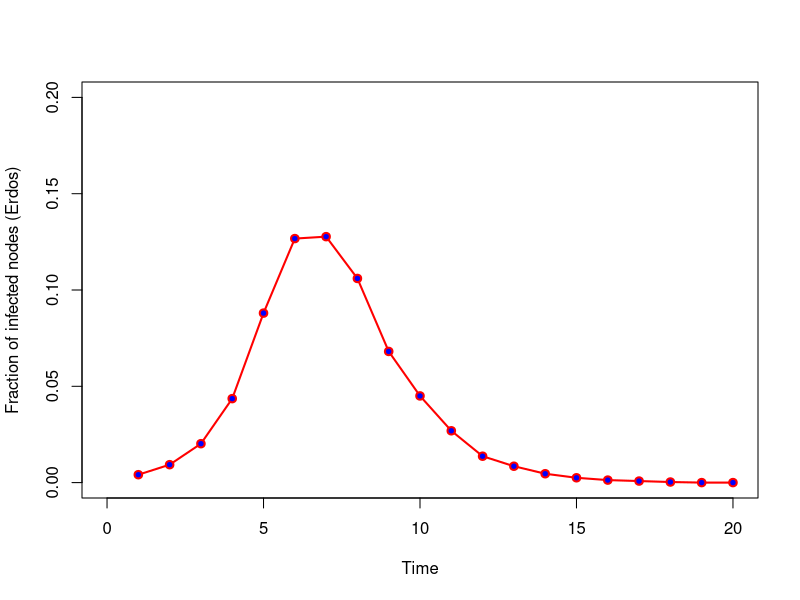

The R script that drew this image:
closeAllConnections()
graphics.off()
rm(list=ls()) #clear all variables

library(igraph)

#### MODEL PARAMETERS ####
N = 1000; #number of nodes
av.dg = 8; #average degree
m = av.dg/2; # parameter of the BA model
p = av.dg/N # probability in the ER model


#Barabasi network
#G <- barabasi.game(N, m = av.dg/2, directed = FALSE)
#Erdos Networks
G <- erdos.renyi.game(N,p, type =c("gnp"))

#### SIR MODEL ####
# states: S:0 I:1 R:2
## Parameters of the SIR model
mu = 1 # probability of recovering
beta = 0.4 # probability of transmission

targetnodes = seq(1,10) # node that will be used as the seed nodes
Tmax = 20
Ninf = matrix(0,nrow = length(targetnodes), ncol = Tmax) # matrix that stores the number of infected nodes at each time step
# Ninf[i,t] yields the number of infected nodes at time t when the infection starts on i
for(i in targetnodes){
  # is the seed node
  vstates = matrix(0, nrow = N, ncol = 1)
  print(paste('seed:', i))
  vstates[i] = 1
  vinfected = which(vstates %in% 1)
  t = 1
  #imm = sample(1:N, 10) #vaccination
  #vstates[imm] = 2
  while(length(vinfected) > 0){ # while there are infected nodes
    vinfected = which(vstates %in% 1)
    # try to infect all the neighbors of infected nodes at step t
    for(j in vinfected){
      ng = neighbors(G, j)
      for(k in ng){
        if(runif(1,0,1) <= beta){
          if(vstates[k] == 0){# infect only susceptible nodes
            vstates[k] = 1
          }else{
            if(runif(1,0,1) <= mu){# if the spreader meets an informed node, it can become stifler .
              vstates[j] = 2
              break
            }
          }
        }
      }
    }
    Ninf[i, t] = length(which(vstates %in% 1))/N # store the fraction of infected nodes at time t
    print(paste('t:', t, 'rhoi', length(which(vstates %in% 1))/N))
    t = t + 1
  }
}
rhoi = colMeans(Ninf) # average number if infected nodes from the result of each seed node
t = seq(1,length(rhoi)) # time steps

plot(t, rhoi, xlab = "Time", ylab = "Fraction of infected nodes (Erdos)",
     col = 'red', lwd=2,ylim = c(0,0.2), xlim = c(0,Tmax), pch = 21,  bg = "blue", type="o")
